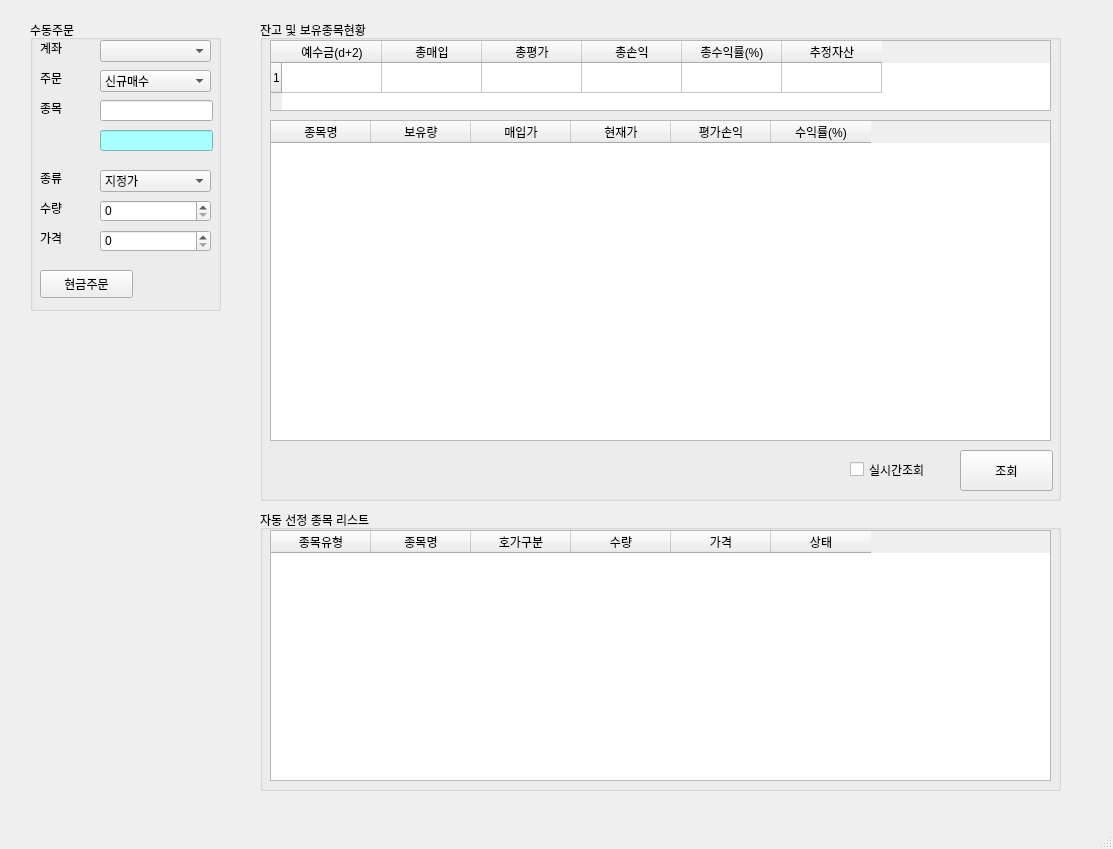
<?xml version="1.0" encoding="UTF-8"?>
<ui version="4.0">
 <class>MainWindow</class>
 <widget class="QMainWindow" name="MainWindow">
  <property name="geometry">
   <rect>
    <x>0</x>
    <y>0</y>
    <width>1113</width>
    <height>849</height>
   </rect>
  </property>
  <property name="windowTitle">
   <string>pytrader v0.2</string>
  </property>
  <widget class="QWidget" name="centralwidget">
   <widget class="QGroupBox" name="groupBox">
    <property name="geometry">
     <rect>
      <x>30</x>
      <y>20</y>
      <width>191</width>
      <height>291</height>
     </rect>
    </property>
    <property name="title">
     <string>수동주문</string>
    </property>
    <widget class="QLabel" name="label">
     <property name="geometry">
      <rect>
       <x>10</x>
       <y>20</y>
       <width>30</width>
       <height>16</height>
      </rect>
     </property>
     <property name="minimumSize">
      <size>
       <width>0</width>
       <height>0</height>
      </size>
     </property>
     <property name="text">
      <string>계좌</string>
     </property>
    </widget>
    <widget class="QLabel" name="label_2">
     <property name="geometry">
      <rect>
       <x>10</x>
       <y>50</y>
       <width>30</width>
       <height>16</height>
      </rect>
     </property>
     <property name="minimumSize">
      <size>
       <width>0</width>
       <height>0</height>
      </size>
     </property>
     <property name="text">
      <string>주문</string>
     </property>
    </widget>
    <widget class="QLabel" name="label_3">
     <property name="geometry">
      <rect>
       <x>10</x>
       <y>80</y>
       <width>30</width>
       <height>16</height>
      </rect>
     </property>
     <property name="minimumSize">
      <size>
       <width>0</width>
       <height>0</height>
      </size>
     </property>
     <property name="text">
      <string>종목</string>
     </property>
    </widget>
    <widget class="QComboBox" name="accountComboBox">
     <property name="geometry">
      <rect>
       <x>70</x>
       <y>20</y>
       <width>111</width>
       <height>22</height>
      </rect>
     </property>
    </widget>
    <widget class="QComboBox" name="orderTypeComboBox">
     <property name="geometry">
      <rect>
       <x>70</x>
       <y>50</y>
       <width>111</width>
       <height>22</height>
      </rect>
     </property>
     <item>
      <property name="text">
       <string>신규매수</string>
      </property>
     </item>
     <item>
      <property name="text">
       <string>신규매도</string>
      </property>
     </item>
     <item>
      <property name="text">
       <string>매수취소</string>
      </property>
     </item>
     <item>
      <property name="text">
       <string>매도취소</string>
      </property>
     </item>
    </widget>
    <widget class="QComboBox" name="priceTypeComboBox">
     <property name="geometry">
      <rect>
       <x>70</x>
       <y>150</y>
       <width>111</width>
       <height>22</height>
      </rect>
     </property>
     <item>
      <property name="text">
       <string>지정가</string>
      </property>
     </item>
     <item>
      <property name="text">
       <string>시장가</string>
      </property>
     </item>
    </widget>
    <widget class="QLineEdit" name="stockCodeLineEdit">
     <property name="geometry">
      <rect>
       <x>70</x>
       <y>80</y>
       <width>113</width>
       <height>21</height>
      </rect>
     </property>
    </widget>
    <widget class="QLineEdit" name="stockNameLineEdit">
     <property name="geometry">
      <rect>
       <x>70</x>
       <y>110</y>
       <width>113</width>
       <height>21</height>
      </rect>
     </property>
     <property name="styleSheet">
      <string notr="true">background-color: rgb(170, 255, 255);</string>
     </property>
    </widget>
    <widget class="QSpinBox" name="numberSpinBox">
     <property name="geometry">
      <rect>
       <x>70</x>
       <y>180</y>
       <width>111</width>
       <height>22</height>
      </rect>
     </property>
     <property name="maximum">
      <number>1000</number>
     </property>
    </widget>
    <widget class="QSpinBox" name="priceSpinBox">
     <property name="geometry">
      <rect>
       <x>70</x>
       <y>210</y>
       <width>111</width>
       <height>22</height>
      </rect>
     </property>
     <property name="maximum">
      <number>1000000</number>
     </property>
     <property name="singleStep">
      <number>50</number>
     </property>
    </widget>
    <widget class="QPushButton" name="orderPushButton">
     <property name="geometry">
      <rect>
       <x>10</x>
       <y>250</y>
       <width>93</width>
       <height>28</height>
      </rect>
     </property>
     <property name="text">
      <string>현금주문</string>
     </property>
    </widget>
    <widget class="QLabel" name="label_4">
     <property name="geometry">
      <rect>
       <x>10</x>
       <y>150</y>
       <width>30</width>
       <height>16</height>
      </rect>
     </property>
     <property name="text">
      <string>종류</string>
     </property>
    </widget>
    <widget class="QLabel" name="label_5">
     <property name="geometry">
      <rect>
       <x>10</x>
       <y>180</y>
       <width>30</width>
       <height>16</height>
      </rect>
     </property>
     <property name="text">
      <string>수량</string>
     </property>
    </widget>
    <widget class="QLabel" name="label_6">
     <property name="geometry">
      <rect>
       <x>10</x>
       <y>210</y>
       <width>30</width>
       <height>16</height>
      </rect>
     </property>
     <property name="text">
      <string>가격</string>
     </property>
    </widget>
   </widget>
   <widget class="QGroupBox" name="groupBox_2">
    <property name="geometry">
     <rect>
      <x>260</x>
      <y>20</y>
      <width>801</width>
      <height>481</height>
     </rect>
    </property>
    <property name="title">
     <string>잔고 및 보유종목현황</string>
    </property>
    <widget class="QTableWidget" name="tableWidget">
     <property name="geometry">
      <rect>
       <x>10</x>
       <y>20</y>
       <width>781</width>
       <height>71</height>
      </rect>
     </property>
     <property name="rowCount">
      <number>1</number>
     </property>
     <row/>
     <column>
      <property name="text">
       <string>예수금(d+2)</string>
      </property>
     </column>
     <column>
      <property name="text">
       <string>총매입</string>
      </property>
     </column>
     <column>
      <property name="text">
       <string>총평가</string>
      </property>
     </column>
     <column>
      <property name="text">
       <string>총손익</string>
      </property>
     </column>
     <column>
      <property name="text">
       <string>총수익률(%)</string>
      </property>
     </column>
     <column>
      <property name="text">
       <string>추정자산</string>
      </property>
     </column>
    </widget>
    <widget class="QTableWidget" name="assetTableWidget">
     <property name="geometry">
      <rect>
       <x>10</x>
       <y>100</y>
       <width>781</width>
       <height>321</height>
      </rect>
     </property>
     <column>
      <property name="text">
       <string>종목명</string>
      </property>
     </column>
     <column>
      <property name="text">
       <string>보유량</string>
      </property>
     </column>
     <column>
      <property name="text">
       <string>매입가</string>
      </property>
     </column>
     <column>
      <property name="text">
       <string>현재가</string>
      </property>
     </column>
     <column>
      <property name="text">
       <string>평가손익</string>
      </property>
     </column>
     <column>
      <property name="text">
       <string>수익률(%)</string>
      </property>
     </column>
    </widget>
    <widget class="QPushButton" name="lookupPushButton">
     <property name="geometry">
      <rect>
       <x>700</x>
       <y>430</y>
       <width>93</width>
       <height>41</height>
      </rect>
     </property>
     <property name="text">
      <string>조회</string>
     </property>
    </widget>
    <widget class="QCheckBox" name="realTimeLookupCheckBox">
     <property name="geometry">
      <rect>
       <x>590</x>
       <y>440</y>
       <width>96</width>
       <height>19</height>
      </rect>
     </property>
     <property name="text">
      <string>실시간조회</string>
     </property>
    </widget>
   </widget>
   <widget class="QGroupBox" name="groupBox_3">
    <property name="geometry">
     <rect>
      <x>260</x>
      <y>510</y>
      <width>801</width>
      <height>281</height>
     </rect>
    </property>
    <property name="title">
     <string>자동 선정 종목 리스트</string>
    </property>
    <widget class="QTableWidget" name="sellBuyTableWidget">
     <property name="geometry">
      <rect>
       <x>10</x>
       <y>20</y>
       <width>781</width>
       <height>251</height>
      </rect>
     </property>
     <column>
      <property name="text">
       <string>종목유형</string>
      </property>
     </column>
     <column>
      <property name="text">
       <string>종목명</string>
      </property>
     </column>
     <column>
      <property name="text">
       <string>호가구분</string>
      </property>
     </column>
     <column>
      <property name="text">
       <string>수량</string>
      </property>
     </column>
     <column>
      <property name="text">
       <string>가격</string>
      </property>
     </column>
     <column>
      <property name="text">
       <string>상태</string>
      </property>
     </column>
    </widget>
   </widget>
  </widget>
  <widget class="QMenuBar" name="menubar">
   <property name="geometry">
    <rect>
     <x>0</x>
     <y>0</y>
     <width>1113</width>
     <height>26</height>
    </rect>
   </property>
  </widget>
  <widget class="QStatusBar" name="statusbar"/>
 </widget>
 <resources/>
 <connections/>
</ui>
